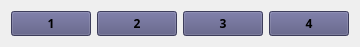
   <widget class="QWidget" name="horizontalLayoutWidget_5">
    <property name="geometry">
     <rect>
      <x>423</x>
      <y>625</y>
      <width>121</width>
      <height>21</height>
     </rect>
    </property>
    <layout class="QHBoxLayout" name="FourProcessingAnalyticalLayout">
     <item>
      <widget class="QPushButton" name="ButtonID01">
       <property name="font">
        <font>
         <family>Fira Code Medium</family>
         <italic>false</italic>
         <bold>true</bold>
        </font>
       </property>
       <property name="toolTip">
        <string>&lt;!DOCTYPE html&gt;
&lt;html&gt;
&lt;style&gt;
.tooltip {
  position: relative;
  display: inline-block;
  border-bottom: 1px dotted black;
}

.tooltip .tooltiptext {
  visibility: hidden;
  width: 120px;
  background-color: #555;
  color: #fff;
  text-align: center;
  border-radius: 6px;
  padding: 5px 0;
  position: absolute;
  z-index: 1;
  bottom: 125%;
  left: 50%;
  margin-left: -60px;
  opacity: 0;
  transition: opacity 0.3s;
}

.tooltip .tooltiptext::after {
  content: &quot;&quot;;
  position: absolute;
  top: 100%;
  left: 50%;
  margin-left: -5px;
  border-width: 5px;
  border-style: solid;
  border-color: #555 transparent transparent transparent;
}

.tooltip:hover .tooltiptext {
  visibility: visible;
  opacity: 1;
}
&lt;/style&gt;
&lt;body style=&quot;text-align:center;&quot;&gt;

&lt;h2&gt;Unknown - Button ID: 1&lt;/h2&gt;
&lt;p&gt;Button with ID 1 feature may be coming out soon explanatively.&lt;/p&gt;

&lt;div class=&quot;tooltip&quot;&gt;Useful tips:
  &lt;span class=&quot;tooltiptext&quot;&gt;Not Implemented Yet&lt;/span&gt;
&lt;/div&gt;

&lt;/body&gt;
&lt;/html&gt;
</string>
       </property>
       <property name="styleSheet">
        <string notr="true">QPushButton {
	font: bold;
	background-color: rgb(85, 85, 127);
}

QPushButton:hover {
	background-color: rgb(85, 120, 255);
}

QPushButton:pressed {
	color: white;
	background-color: rgb(85, 190, 255);
}</string>
       </property>
       <property name="text">
        <string>1</string>
       </property>
      </widget>
     </item>
     <item>
      <widget class="QPushButton" name="ButtonID02">
       <property name="font">
        <font>
         <family>Fira Code Medium</family>
         <italic>false</italic>
         <bold>true</bold>
        </font>
       </property>
       <property name="toolTip">
        <string>&lt;!DOCTYPE html&gt;
&lt;html&gt;
&lt;style&gt;
.tooltip {
  position: relative;
  display: inline-block;
  border-bottom: 1px dotted black;
}

.tooltip .tooltiptext {
  visibility: hidden;
  width: 120px;
  background-color: #555;
  color: #fff;
  text-align: center;
  border-radius: 6px;
  padding: 5px 0;
  position: absolute;
  z-index: 1;
  bottom: 125%;
  left: 50%;
  margin-left: -60px;
  opacity: 0;
  transition: opacity 0.3s;
}

.tooltip .tooltiptext::after {
  content: &quot;&quot;;
  position: absolute;
  top: 100%;
  left: 50%;
  margin-left: -5px;
  border-width: 5px;
  border-style: solid;
  border-color: #555 transparent transparent transparent;
}

.tooltip:hover .tooltiptext {
  visibility: visible;
  opacity: 1;
}
&lt;/style&gt;
&lt;body style=&quot;text-align:center;&quot;&gt;

&lt;h2&gt;Unknown - Button ID: 2&lt;/h2&gt;
&lt;p&gt;Button with ID 2 feature may be coming out soon explanatively.&lt;/p&gt;

&lt;div class=&quot;tooltip&quot;&gt;Useful tips:
  &lt;span class=&quot;tooltiptext&quot;&gt;Not Implemented Yet&lt;/span&gt;
&lt;/div&gt;

&lt;/body&gt;
&lt;/html&gt;
</string>
       </property>
       <property name="styleSheet">
        <string notr="true">QPushButton {
	font: bold;
	background-color: rgb(85, 85, 127);
}

QPushButton:hover {
	background-color: rgb(85, 120, 255);
}

QPushButton:pressed {
	color: white;
	background-color: rgb(85, 190, 255);
}</string>
       </property>
       <property name="text">
        <string>2</string>
       </property>
      </widget>
     </item>
     <item>
      <widget class="QPushButton" name="ButtonID03">
       <property name="font">
        <font>
         <family>Fira Code Medium</family>
         <italic>false</italic>
         <bold>true</bold>
        </font>
       </property>
       <property name="toolTip">
        <string>&lt;!DOCTYPE html&gt;
&lt;html&gt;
&lt;style&gt;
.tooltip {
  position: relative;
  display: inline-block;
  border-bottom: 1px dotted black;
}

.tooltip .tooltiptext {
  visibility: hidden;
  width: 120px;
  background-color: #555;
  color: #fff;
  text-align: center;
  border-radius: 6px;
  padding: 5px 0;
  position: absolute;
  z-index: 1;
  bottom: 125%;
  left: 50%;
  margin-left: -60px;
  opacity: 0;
  transition: opacity 0.3s;
}

.tooltip .tooltiptext::after {
  content: &quot;&quot;;
  position: absolute;
  top: 100%;
  left: 50%;
  margin-left: -5px;
  border-width: 5px;
  border-style: solid;
  border-color: #555 transparent transparent transparent;
}

.tooltip:hover .tooltiptext {
  visibility: visible;
  opacity: 1;
}
&lt;/style&gt;
&lt;body style=&quot;text-align:center;&quot;&gt;

&lt;h2&gt;Unknown - Button ID: 3&lt;/h2&gt;
&lt;p&gt;Button with ID 3 feature may be coming out soon explanatively.&lt;/p&gt;

&lt;div class=&quot;tooltip&quot;&gt;Useful tips:
  &lt;span class=&quot;tooltiptext&quot;&gt;Not Implemented Yet&lt;/span&gt;
&lt;/div&gt;

&lt;/body&gt;
&lt;/html&gt;
</string>
       </property>
       <property name="styleSheet">
        <string notr="true">QPushButton {
	font: bold;
	background-color: rgb(85, 85, 127);
}

QPushButton:hover {
	background-color: rgb(85, 120, 255);
}

QPushButton:pressed {
	color: white;
	background-color: rgb(85, 190, 255);
}</string>
       </property>
       <property name="text">
        <string>3</string>
       </property>
      </widget>
     </item>
     <item>
      <widget class="QPushButton" name="ButtonID04">
       <property name="font">
        <font>
         <family>Fira Code Medium</family>
         <italic>false</italic>
         <bold>true</bold>
        </font>
       </property>
       <property name="toolTip">
        <string>&lt;!DOCTYPE html&gt;
&lt;html&gt;
&lt;style&gt;
.tooltip {
  position: relative;
  display: inline-block;
  border-bottom: 1px dotted black;
}

.tooltip .tooltiptext {
  visibility: hidden;
  width: 120px;
  background-color: #555;
  color: #fff;
  text-align: center;
  border-radius: 6px;
  padding: 5px 0;
  position: absolute;
  z-index: 1;
  bottom: 125%;
  left: 50%;
  margin-left: -60px;
  opacity: 0;
  transition: opacity 0.3s;
}

.tooltip .tooltiptext::after {
  content: &quot;&quot;;
  position: absolute;
  top: 100%;
  left: 50%;
  margin-left: -5px;
  border-width: 5px;
  border-style: solid;
  border-color: #555 transparent transparent transparent;
}

.tooltip:hover .tooltiptext {
  visibility: visible;
  opacity: 1;
}
&lt;/style&gt;
&lt;body style=&quot;text-align:center;&quot;&gt;

&lt;h2&gt;Unknown - Button ID: 4&lt;/h2&gt;
&lt;p&gt;Button with ID 4 feature may be coming out soon explanatively.&lt;/p&gt;

&lt;div class=&quot;tooltip&quot;&gt;Useful tips:
  &lt;span class=&quot;tooltiptext&quot;&gt;Not Implemented Yet&lt;/span&gt;
&lt;/div&gt;

&lt;/body&gt;
&lt;/html&gt;
</string>
       </property>
       <property name="styleSheet">
        <string notr="true">QPushButton {
	font: bold;
	background-color: rgb(85, 85, 127);
}

QPushButton:hover {
	background-color: rgb(85, 120, 255);
}

QPushButton:pressed {
	color: white;
	background-color: rgb(85, 190, 255);
}</string>
       </property>
       <property name="text">
        <string>4</string>
       </property>
       <property name="autoExclusive">
        <bool>false</bool>
       </property>
       <property name="flat">
        <bool>false</bool>
       </property>
      </widget>
     </item>
    </layout>
   </widget>
